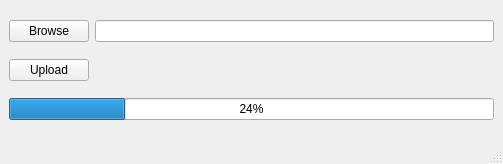
<?xml version="1.0" encoding="UTF-8"?>
<ui version="4.0">
 <class>HttpUpload</class>
 <widget class="QMainWindow" name="HttpUpload">
  <property name="geometry">
   <rect>
    <x>0</x>
    <y>0</y>
    <width>503</width>
    <height>164</height>
   </rect>
  </property>
  <property name="windowTitle">
   <string>HttpUpload</string>
  </property>
  <widget class="QWidget" name="centralwidget">
   <layout class="QGridLayout" name="gridLayout">
    <item row="0" column="0">
     <widget class="QPushButton" name="btn_browse">
      <property name="text">
       <string>Browse</string>
      </property>
     </widget>
    </item>
    <item row="0" column="1">
     <widget class="QLineEdit" name="line_file"/>
    </item>
    <item row="1" column="0">
     <widget class="QPushButton" name="btn_upload">
      <property name="text">
       <string>Upload</string>
      </property>
     </widget>
    </item>
    <item row="2" column="0" colspan="2">
     <widget class="QProgressBar" name="progressBar">
      <property name="value">
       <number>24</number>
      </property>
     </widget>
    </item>
   </layout>
  </widget>
  <widget class="QMenuBar" name="menubar">
   <property name="geometry">
    <rect>
     <x>0</x>
     <y>0</y>
     <width>503</width>
     <height>22</height>
    </rect>
   </property>
  </widget>
  <widget class="QStatusBar" name="statusbar"/>
 </widget>
 <resources/>
 <connections/>
</ui>
